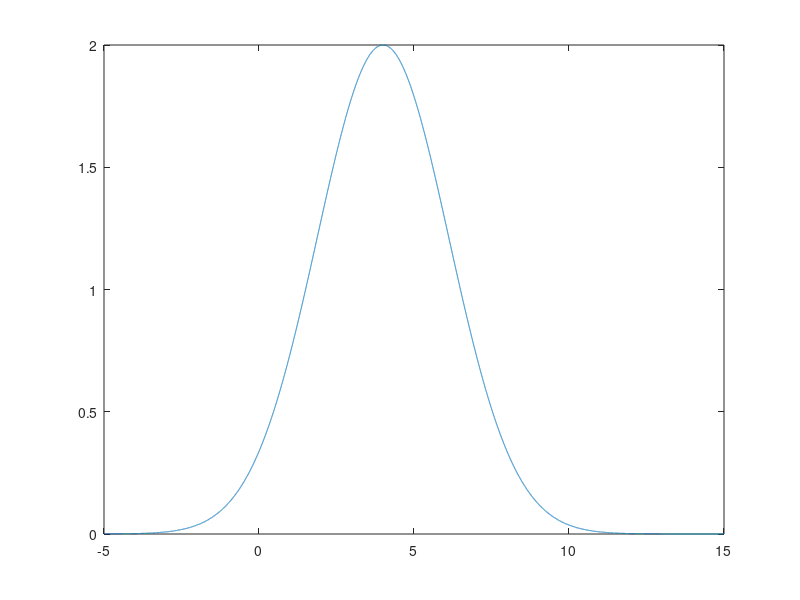

This chart was generated by the following MATLAB code:
clc
clear all
close all

x = -5:0.001:15;
y = 2*exp(-(((x-4).^2)./(3^2)));

plot(x,y)

found1 = [];
found2 = [];

for i = 1:(length(x) - 1)
    if (y(i) <= 2/sqrt(2)) & (y(i+1) >= 2/sqrt(2))
        found1 = [x(i), x(i+1)];
    end
    
    if (y(i) >= 2/sqrt(2)) & (y(i+1) <= 2/sqrt(2))
        found2 = [x(i), x(i+1)];
    end
end

integ = trapz(x,y)

boo = x == 4;
ind = find(boo);
i = 1;
integ2 = 0;
while integ2 < (0.341*integ)
    x2 = [x(ind):0.001:x(ind+i)];
    y2 = 2*exp(-(((x2-4).^2)./(3^2)));
    integ2 = trapz(x2, y2);
    i = i+1;
end

ender = x2(end);
go = ender-4;
x3 = [go:0.001:ender];
y3 = 2*exp(-(((x3-4).^2)./(3^2)));

integ3 = trapz(x3, y3)

x4 = found1(1):0.001:found2(1);
y4 = 2*exp(-(((x4-4).^2)./(3^2)));

integ4 = trapz(x4, y4)